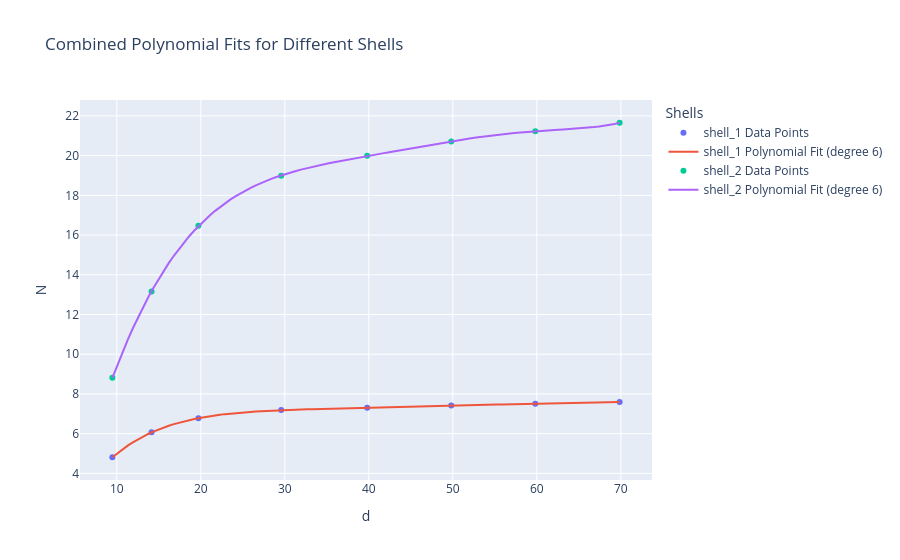

Notebook source saved alongside this figure:
### Markdown cell above
## Polynomial fitting

### Code cell
from neighbor_core import fit_polynomial
import plotly.graph_objects as go

fig = go.Figure()
degree = 6

# Loop through each shell, fit the polynomial, and add traces to the main figure
for i in range(1, 3):
    shell = f'shell_{i}'
    _, data_trace, fit_trace = fit_polynomial(
        np.array(sizes_all[shell]), np.array(CNs_all[shell]),
        degree=degree, xlabel="d", ylabel=f"N{i}", shell_label=shell
    )
    fig.add_traces([data_trace, fit_trace])

fig.update_layout(
    title="Combined Polynomial Fits for Different Shells",
    xaxis_title="d", yaxis_title="N", legend_title="Shells"
)
fig.show()
